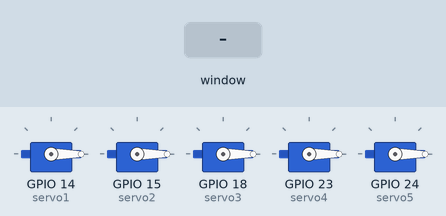
Bench run of a program on a simulated Raspberry Pi (BCM pin numbers). On the bench: 5 × servo. Inputs (shaded band) come from the test bench. The desktop window is not drawn, its controls go by their first labels and the mouse button is held 0.15 s; servo angles are drawn from the pulse width (0.5 ms = 0°, 2.5 ms = 180°).

Above: at 1.2 s.
1.3 s: slider 1 in the window set to 90
At 2.0 s:
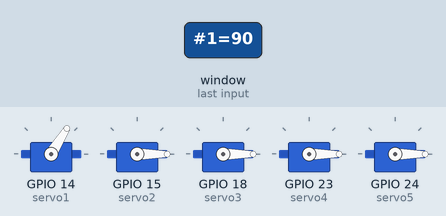
2.8 s: slider 1 in the window set to 180
At 3.2 s:
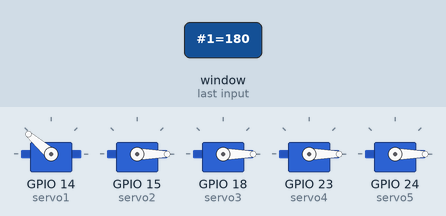
4.3 s: slider 2 in the window set to 90
At 5.5 s:
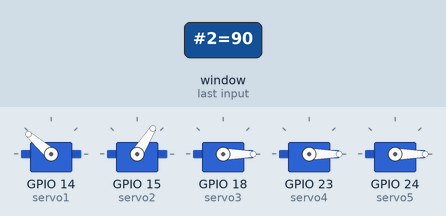
5.8 s: slider 1 in the window set to 45
At 6.6 s:
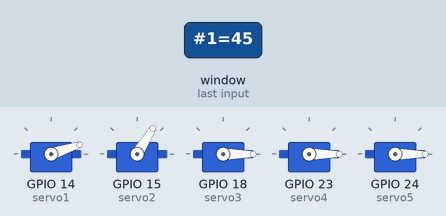
7.3 s: slider 2 in the window set to 180
At 7.8 s:
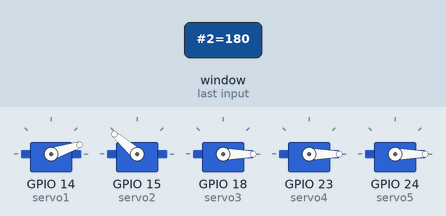
8.8 s: slider 3 in the window set to 90
At 10.1 s:
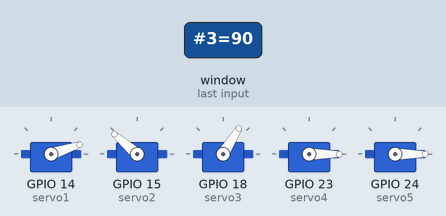
Timing chart, 0 to 11.3 s (numbered marks = the images above; inputs shaded):
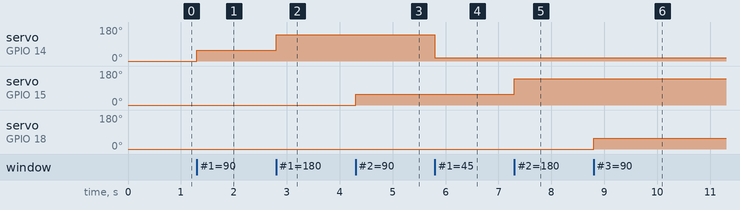

Measured:
- after the input at 1.3 s, servo on GPIO 14 (servo1): 0° → 58° at once
- after the input at 2.8 s, servo on GPIO 14 (servo1): 58° → 139° at once
- after the input at 4.3 s, servo on GPIO 15 (servo2): 0° → 58° at once
- after the input at 5.8 s, servo on GPIO 14 (servo1): 139° → 18° at once
- after the input at 7.3 s, servo on GPIO 15 (servo2): 58° → 139° at once
- after the input at 8.8 s, servo on GPIO 18 (servo3): 0° → 58° at once

The program:

GUI_raspi_Arm5DoF.py
```python
from Tkinter import *
import time
import RPi.GPIO as GPIO

GPIO.setmode(GPIO.BCM)
GPIO.setup(14, GPIO.OUT)
GPIO.setup(15, GPIO.OUT)
GPIO.setup(18, GPIO.OUT)
GPIO.setup(23, GPIO.OUT)
GPIO.setup(24, GPIO.OUT)

servo1 = GPIO.PWM(14, 100)
servo1.start(5)

servo2 = GPIO.PWM(15, 100)
servo2.start(5)

servo3 = GPIO.PWM(18, 100)
servo3.start(5)

servo4 = GPIO.PWM(23, 100)
servo4.start(5)

servo5 = GPIO.PWM(24, 100)
servo5.start(5)

class App:

    def __init__(self, master):
        frame = Frame(master)
        frame.pack()
        Label(frame, text='Servo 1').grid(row=0, column=0)
        Label(frame, text='Servo 2').grid(row=1, column=0)
        Label(frame, text='Servo 3').grid(row=2, column=0)
        Label(frame, text='Servo 4').grid(row=3, column=0)
        Label(frame, text='Servo 5').grid(row=4, column=0)
        scaleServo1 = Scale(frame, from_=0, to=180,
              orient=HORIZONTAL, command=self.updateServo1)
        scaleServo1.grid(row=0, column=1)
        scaleServo2 = Scale(frame, from_=0, to=180,
              orient=HORIZONTAL, command=self.updateServo2)
        scaleServo2.grid(row=1, column=1)
        scaleServo3 = Scale(frame, from_=0, to=180,
              orient=HORIZONTAL, command=self.updateServo3)
        scaleServo3.grid(row=2, column=1)
        scaleServo4 = Scale(frame, from_=0, to=180,
              orient=HORIZONTAL, command=self.updateServo4)
        scaleServo4.grid(row=3, column=1)
        scaleServo5 = Scale(frame, from_=0, to=180,
              orient=HORIZONTAL, command=self.updateServo5)
        scaleServo5.grid(row=4, column=1)

    def updateServo1(self, angle):
        duty = float(angle) / 10.0 + 2.5
        servo1.ChangeDutyCycle(duty)

    def updateServo2(self, angle):
        duty = float(angle) / 10.0 + 2.5
        servo2.ChangeDutyCycle(duty)

    def updateServo3(self, angle):
        duty = float(angle) / 10.0 + 2.5
        servo3.ChangeDutyCycle(duty)

    def updateServo4(self, angle):
        duty = float(angle) / 10.0 + 2.5
        servo4.ChangeDutyCycle(duty)

    def updateServo5(self, angle):
        duty = float(angle) / 10.0 + 2.5
        servo5.ChangeDutyCycle(duty)

root = Tk()
root.wm_title('Robot Arm 5 DoF Control')
app = App(root)
root.geometry("250x250+0+0")
root.mainloop()
```
